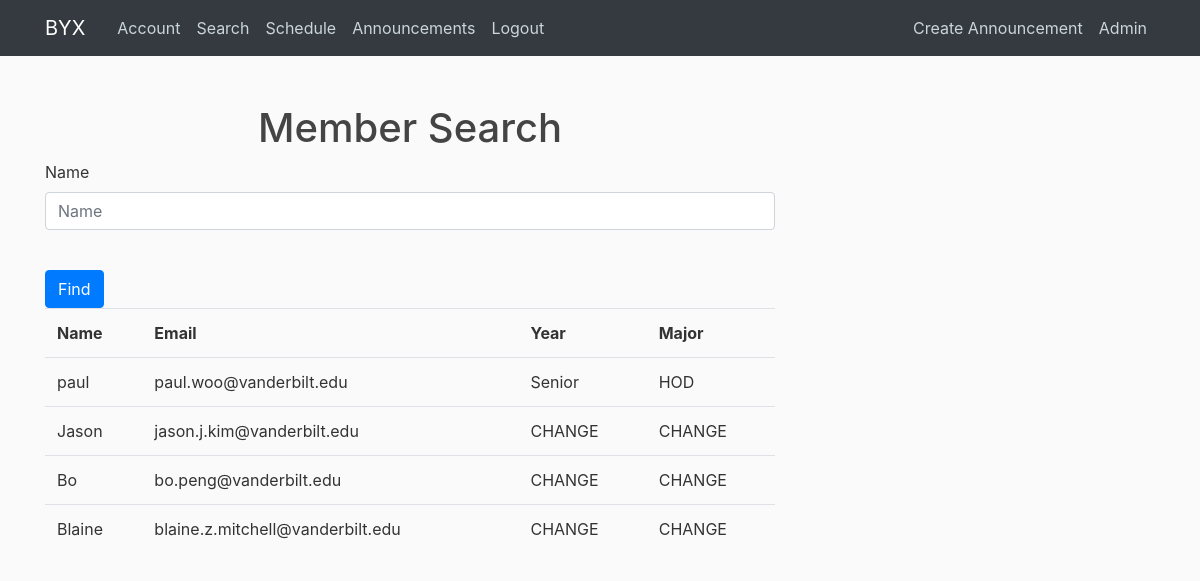
Page /search (signed in) on the committed database.
### Group5/models.py (models this page shows, shortened)
class User(db.Model, UserMixin):
    id = db.Column(db.Integer, primary_key=True)
    username = db.Column(db.String(20), unique=True, nullable=False)
    email = db.Column(db.String(120), unique=True, nullable=False)
    image_file = db.Column(db.String(20), nullable=False, default='default.jpg')
    password = db.Column(db.String(60), nullable=False)
    posts = db.relationship('Post', backref='author', lazy=True)
    major = db.Column(db.String(60), default="CHANGE")
    year = db.Column(db.String(60), default="CHANGE")
    is_admin = db.Column(db.Boolean, default=False)

### Group5/routes.py (the view)
@app.route("/search", methods=['GET', 'POST'])
@login_required
def search():
    form = SearchForm()
    user = User.query.filter_by(username=form.name.data).first()
    if user:
        return render_template("search_result.html", user=user)
    else:
        return render_template("search.html", user=User.query.all())

### Group5/forms.py
class SearchForm(FlaskForm):
    name = StringField('Title', validators=[DataRequired()])

### Group5/models.py (called while the page is built)
@login_manager.user_loader
def load_user(user_id):
    return User.query.get(int(user_id))

### Group5/templates/search.html (shortened to what this page needs)
{% extends "layout.html" %} {% block title %}Search{% endblock %} {% block content
    %}
    <br>
    <h1 align="center">Member Search</h1>
    <form method="POST" href="/search_result.html">
      <div class="form-group">
        <label for="Name">Name</label>
        <input
          type="name"
          class="form-control"
          id="name"
          name="name"
          placeholder="Name"
        />
      </div>
      <br />
      <button id="submit" type="submit" class="btn btn-primary">Find</button>
      <table class="table">
			<tr>
				<th>Name</th>
				<th>Email</th>
				<th>Year</th>
				<th>Major</th>
			</tr>
			{% for row in user %}
			<tr>
				<td>{{ row.username }}</td>
				<td>{{ row.email }}</td>
                <td>{{row.year}}</td>
                <td>{{row.major}}</td>
			</tr>
			{% endfor %}
		</table>
    {% endblock %}

### Group5/templates/layout.html (shortened to what this page needs)
<!DOCTYPE html>
<html>
<head>
    <link rel="stylesheet" href="https://maxcdn.bootstrapcdn.com/bootstrap/4.0.0/css/bootstrap.min.css">
    <link rel="stylesheet" type="text/css" href="{{ url_for('static', filename='main.css') }}">
</head>
<body>
    <header class="site-header">
      <nav class="navbar navbar-expand-md navbar-dark bg-dark fixed-top">
        <div class="container">
          <a class="navbar-brand mr-4" href="/">BYX</a>
          <div class="collapse navbar-collapse" id="navbarToggle">
            <div class="navbar-nav mr-auto">
              {% if current_user.is_authenticated %}
                <a class="nav-item nav-link" href="{{ url_for('account') }}">Account</a>
                <a class="nav-item nav-link" href="{{ url_for('search') }}">Search</a>
                <a class="nav-item nav-link" href="{{ url_for('schedule') }}">Schedule</a>
                <a class="nav-item nav-link" href="{{ url_for('announcements') }}">Announcements</a>
                <a class="nav-item nav-link" href="{{ url_for('logout') }}">Logout</a>
              {% else %}
                <a class="nav-item nav-link" href="{{ url_for('login') }}">Login</a>
                <a class="nav-item nav-link" href="{{ url_for('register') }}">Register</a>
              {% endif %}
            </div>
            {% if current_user.is_admin %}
            <div class="navbar-nav">
              {% if current_user.is_authenticated %}
                <a class="nav-item nav-link" href="{{ url_for('new_post') }}">Create Announcement</a>
                <a class="nav-item nav-link" href="{{ url_for('Index') }}">Admin</a>
              {% endif %}
            </div>
            {% endif %}
          </div>
        </div>
      </nav>
    </header>
    <main role="main" class="container">
      <div class="row">
        <div class="col-md-8">
          {% block content %}{% endblock %}
        </div>
      </div>
    </main>
</body>
</html>

### Group5/static/main.css (style rules this page uses)
body { background: #fafafa; color: #333333; margin-top: 5rem; }
h1, h2, h3, h4, h5, h6 { color: #444444; }
.site-header .navbar-nav .nav-link { color: #cbd5db; }

### rows in the picture
User: username "paul", email "paul.woo@vanderbilt.edu", year "Senior", major "HOD"
User: username "Jason", email "jason.j.kim@vanderbilt.edu", year "CHANGE", major "CHANGE"
User: username "Bo", email "bo.peng@vanderbilt.edu", year "CHANGE", major "CHANGE"
User: username "Blaine", email "blaine.z.mitchell@vanderbilt.edu", year "CHANGE", major "CHANGE"
